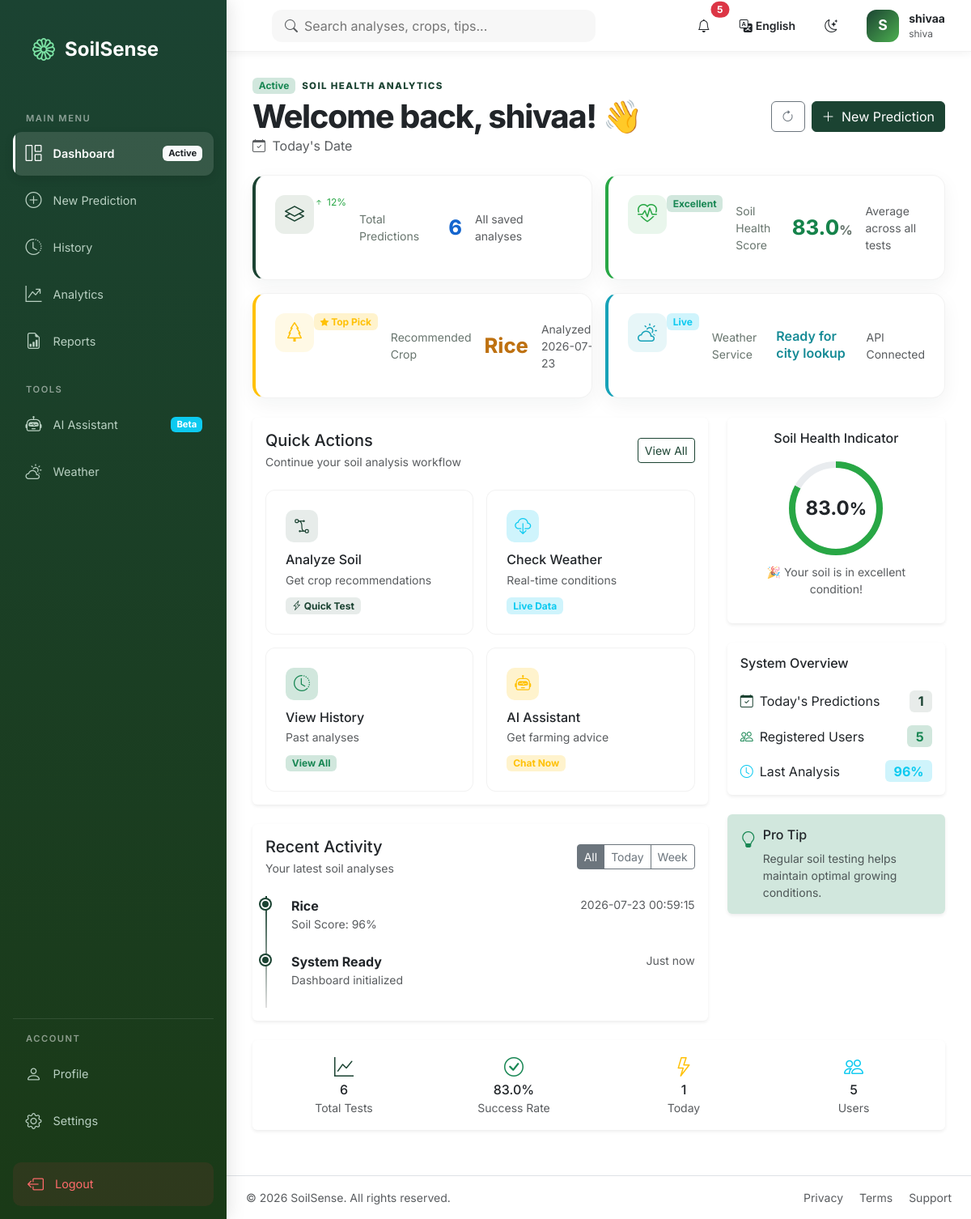
/dashboard (signed in), run on the app's committed database.
### tables this page shows
CREATE TABLE history(
            id INTEGER PRIMARY KEY AUTOINCREMENT,
            crop TEXT,
            soil_score INTEGER,
            fertilizer TEXT
        , created_at TEXT, user_id INTEGER REFERENCES users(id), N REAL, P REAL, K REAL, ph REAL, temperature REAL, humidity REAL, rainfall REAL);

### app.py (the view)
@app.route("/dashboard")
@login_required
def dashboard() -> str:
    try:
        user_id = session.get("user_id")
        metrics = get_dashboard_metrics(user_id)
        return render_template("dashboard.html", metrics=metrics)
    except sqlite3.Error:
        app.logger.exception("Dashboard metrics could not be loaded")
        flash("Dashboard data is temporarily unavailable.", "warning")
        return render_template("dashboard.html", metrics={
            "total_predictions": 0,
            "average_soil_score": 0,
            "today_predictions": 0,
            "recommended_crop": "No data yet",
            "latest_prediction": None,
            "registered_users": 0,
            "weather_status": "Unavailable",
        })

### templates/dashboard.html (shortened to what this page needs)
{% extends "base.html" %}
{% block content %}
<section class="page-heading d-flex flex-column flex-md-row justify-content-between align-items-md-center gap-3 mb-4 animate-in">
  <div>
    <div class="d-flex align-items-center gap-2 mb-1">
      <span class="badge bg-success-subtle text-success">{{ t('active_status') }}</span>
      <p class="eyebrow mb-0">{{ t('soil_health_analytics_eyebrow') }}</p>
    </div>
    <h1>{{ t('welcome_back') }}, {{ session.get('full_name', 'User').split(' ')[0] }}! 👋</h1>
    <p class="text-body-secondary mb-0">
      <i class="bi bi-calendar-check me-1"></i>
      {{ t('todays_date') }}
    </p>
  </div>
  <div class="d-flex gap-2">
    <button class="btn btn-outline-secondary" onclick="window.location.reload()" title="{{ t('refresh_dashboard') }}">
      <i class="bi bi-arrow-clockwise"></i>
    </button>
    <a class="btn btn-primary" href="{{ url_for('home') }}">
      <i class="bi bi-plus-lg me-1"></i> {{ t('new_prediction') }}
    </a>
  </div>
</section>
<section class="row g-3 mb-4">
  <div class="col-sm-6 col-xxl-3 animate-in delay-1">
    <article class="metric-card primary h-100">
      <div class="d-flex justify-content-between align-items-start mb-3">
        <span class="metric-icon primary">
          <i class="bi bi-layers"></i>
        </span>
        <span class="metric-trend up">
          <i class="bi bi-arrow-up-short"></i> 12%
        </span>
      </div>
      <p class="metric-label">{{ t('total_predictions_label') }}</p>
      <h2 class="metric-value">{{ metrics.total_predictions }}</h2>
      <small class="text-muted">{{ t('all_saved_analyses') }}</small>
    </article>
  </div>
  <div class="col-sm-6 col-xxl-3 animate-in delay-2">
    <article class="metric-card success h-100">
      <div class="d-flex justify-content-between align-items-start mb-3">
        <span class="metric-icon success">
          <i class="bi bi-heart-pulse"></i>
        </span>
        <span class="badge bg-success-subtle text-success">
          {% if metrics.average_soil_score >= 80 %}{{ t('excellent') }}
          {% elif metrics.average_soil_score >= 60 %}{{ t('good') }}
          {% elif metrics.average_soil_score >= 40 %}{{ t('average') }}
          {% else %}{{ t('needs_work') }}{% endif %}
        </span>
      </div>
      <p class="metric-label">{{ t('soil_health_score_label') }}</p>
      <h2 class="metric-value">{{ metrics.average_soil_score }}<small class="fs-6">%</small></h2>
      <small class="text-muted">{{ t('average_across_tests') }}</small>
    </article>
  </div>
  <div class="col-sm-6 col-xxl-3 animate-in delay-3">
    <article class="metric-card warning h-100">
      <div class="d-flex justify-content-between align-items-start mb-3">
        <span class="metric-icon warning">
          <i class="bi bi-tree"></i>
        </span>
        <span class="badge bg-warning-subtle text-warning">
          <i class="bi bi-star-fill small"></i> {{ t('top_pick') }}
        </span>
      </div>
      <p class="metric-label">{{ t('recommended_crop_label') }}</p>
      <h2 class="metric-value crop-name">{{ tc(metrics.recommended_crop) if metrics.recommended_crop != 'No data yet' else t('no_data_short') }}</h2>
      <small class="text-muted">
        {% if metrics.latest_prediction %}
          {{ t('analyzed_label') }}: {{ metrics.latest_prediction.created_at[:10] }}
        {% else %}
          {{ t('no_analysis_yet') }}
        {% endif %}
      </small>
    </article>
  </div>
  <div class="col-sm-6 col-xxl-3 animate-in delay-4">
    <article class="metric-card info h-100">
      <div class="d-flex justify-content-between align-items-start mb-3">
        <span class="metric-icon info">
          <i class="bi bi-cloud-sun"></i>
        </span>
        <span class="badge bg-info-subtle text-info">Live</span>
      </div>
      <p class="metric-label">{{ t('weather_service_label') }}</p>
      <h2 class="fs-6 fw-semibold mb-1" style="line-height: 1.3;">
        {% if metrics.weather_status == 'Ready for city lookup' %}{{ t('ready_for_city_lookup') }}
        {% elif metrics.weather_status == 'Manual weather input' %}{{ t('manual_weather_input') }}
        {% else %}{{ t('weather_unavailable') }}{% endif %}
      </h2>
      <small class="text-muted">{{ t('api_connected') }}</small>
    </article>
  </div>
</section>
<section class="row g-4 mb-4">
  <div class="col-lg-8">
    <div class="row g-4">
      <div class="col-12 animate-in delay-1">
        <article class="card border-0 shadow-sm h-100">
          <div class="card-header bg-transparent border-0 pt-3">
            <div class="d-flex justify-content-between align-items-center">
              <div>
                <h2 class="h5 mb-1">{{ t('quick_actions') }}</h2>
                <p class="text-muted small mb-0">{{ t('continue_workflow') }}</p>
              </div>
              <a href="#" class="btn btn-sm btn-outline-primary">{{ t('view_all') }}</a>
            </div>
          </div>
          <div class="card-body">
            <div class="quick-actions-grid">
              <a class="quick-action-card" href="{{ url_for('home') }}">
                <div class="action-icon bg-primary-subtle text-primary">
                  <i class="bi bi-bezier2"></i>
                </div>
                <h3 class="h6 mb-1">{{ t('analyze_soil_title') }}</h3>
                <p class="text-muted small mb-2">{{ t('get_crop_recommendations') }}</p>
                <span class="badge bg-primary-subtle text-primary">
                  <i class="bi bi-lightning-charge"></i> {{ t('quick_test') }}
                </span>
              </a>
              <a class="quick-action-card" href="{{ url_for('weather') }}">
                <div class="action-icon bg-info-subtle text-info">
                  <i class="bi bi-cloud-download"></i>
                </div>
                <h3 class="h6 mb-1">{{ t('check_weather_title') }}</h3>
                <p class="text-muted small mb-2">{{ t('real_time_conditions') }}</p>
                <span class="badge bg-info-subtle text-info">{{ t('live_data') }}</span>
              </a>
              <a class="quick-action-card" href="{{ url_for('history') }}">
                <div class="action-icon bg-success-subtle text-success">
                  <i class="bi bi-clock-history"></i>
                </div>
                <h3 class="h6 mb-1">{{ t('view_history_title') }}</h3>
                <p class="text-muted small mb-2">{{ t('past_analyses') }}</p>
                <span class="badge bg-success-subtle text-success">{{ t('view_all') }}</span>
              </a>
              <a class="quick-action-card" href="{{ url_for('chatbot') }}">
                <div class="action-icon bg-warning-subtle text-warning">
                  <i class="bi bi-robot"></i>
                </div>
                <h3 class="h6 mb-1">{{ t('ai_assistant_title') }}</h3>
                <p class="text-muted small mb-2">{{ t('get_farming_advice') }}</p>
                <span class="badge bg-warning-subtle text-warning">{{ t('chat_now') }}</span>
              </a>
            </div>
          </div>
        </article>
      </div>
      <div class="col-12 animate-in delay-2">
        <article class="card border-0 shadow-sm">
          <div class="card-header bg-transparent border-0 pt-3">
            <div class="d-flex justify-content-between align-items-center">
              <div>
                <h2 class="h5 mb-1">{{ t('recent_activity') }}</h2>
                <p class="text-muted small mb-0">{{ t('latest_soil_analyses') }}</p>
              </div>
              <div class="btn-group btn-group-sm">
                <button class="btn btn-outline-secondary active">{{ t('filter_all') }}</button>
                <button class="btn btn-outline-secondary">{{ t('filter_today') }}</button>
                <button class="btn btn-outline-secondary">{{ t('filter_week') }}</button>
              </div>
            </div>
          </div>
          <div class="card-body">
            <div class="timeline">
              {% if metrics.latest_prediction %}
              <div class="timeline-item">
                <div class="d-flex justify-content-between align-items-start">
                  <div>
                    <strong>{{ tc(metrics.latest_prediction.crop) }}</strong>
                    <p class="text-muted small mb-0">{{ t('soil_score_colon') }}: {{ metrics.latest_prediction.soil_score }}%</p>
                  </div>
                  <small class="text-muted">{{ metrics.latest_prediction.created_at }}</small>
                </div>
              </div>
              {% endif %}
              <div class="timeline-item">
                <div class="d-flex justify-content-between align-items-start">
                  <div>
                    <strong>{{ t('system_ready') }}</strong>
                    <p class="text-muted small mb-0">{{ t('dashboard_initialized') }}</p>
                  </div>
                  <small class="text-muted">{{ t('just_now') }}</small>
                </div>
              </div>
            </div>
          </div>
        </article>
      </div>
    </div>
  </div>
  <div class="col-lg-4">
    <div class="row g-4">
      <div class="col-12 animate-in delay-1">
        <article class="card border-0 shadow-sm">
          <div class="card-body text-center">
            <h2 class="h6 mb-3">{{ t('soil_health_indicator') }}</h2>
            <div class="progress-ring" id="soilHealthRing">
              <svg width="120" height="120" viewBox="0 0 120 120">
                <circle cx="60" cy="60" r="54" fill="none" stroke="#e9ecef" stroke-width="8"/>
                <circle cx="60" cy="60" r="54" fill="none"
                        stroke="{% if metrics.average_soil_score >= 80 %}#28a745{% elif metrics.average_soil_score >= 60 %}#ffc107{% else %}#dc3545{% endif %}"
                        stroke-width="8"
                        stroke-dasharray="339.292"
                        stroke-dashoffset="{{ 339.292 * (100 - metrics.average_soil_score) / 100 }}"
                        class="progress-ring-circle"/>
              </svg>
              <div class="progress-ring-value">
                {{ metrics.average_soil_score }}<small>%</small>
              </div>
            </div>
            <p class="text-muted small mt-2">
              {% if metrics.average_soil_score >= 80 %}
                {{ t('soil_msg_excellent') }}
              {% elif metrics.average_soil_score >= 60 %}
                {{ t('soil_msg_good') }}
              {% elif metrics.average_soil_score >= 40 %}
                {{ t('soil_msg_average') }}
              {% else %}
                {{ t('soil_msg_poor') }}
              {% endif %}
            </p>
          </div>
        </article>
      </div>
      <div class="col-12 animate-in delay-2">
        <article class="card border-0 shadow-sm">
          <div class="card-header bg-transparent border-0 pt-3">
            <h2 class="h6 mb-0">{{ t('system_overview') }}</h2>
          </div>
          <div class="card-body">
            <div class="d-flex justify-content-between align-items-center mb-3">
              <span><i class="bi bi-calendar-check text-primary me-2"></i>{{ t('todays_predictions') }}</span>
              <span class="badge bg-primary-subtle text-primary fs-6">{{ metrics.today_predictions }}</span>
            </div>
            <div class="d-flex justify-content-between align-items-center mb-3">
              <span><i class="bi bi-people text-success me-2"></i>{{ t('registered_users') }}</span>
              <span class="badge bg-success-subtle text-success fs-6">{{ metrics.registered_users }}</span>
            </div>
            {% if metrics.latest_prediction %}
            <div class="d-flex justify-content-between align-items-center">
              <span><i class="bi bi-clock text-info me-2"></i>{{ t('last_analysis') }}</span>
              <span class="badge bg-info-subtle text-info fs-6">{{ metrics.latest_prediction.soil_score }}%</span>
            </div>
            {% endif %}
          </div>
        </article>
      </div>
      <div class="col-12 animate-in delay-3">
        <article class="card border-0 shadow-sm bg-success-subtle">
          <div class="card-body">
            <div class="d-flex align-items-start gap-2">
              <i class="bi bi-lightbulb text-success fs-5"></i>
              <div>
                <h2 class="h6 mb-2">{{ t('pro_tip') }}</h2>
                <p class="text-muted small mb-0">
                  {% if metrics.average_soil_score < 60 %}
                    {{ t('tip_low_score') }}
                  {% else %}
                    {{ t('tip_good_score') }}
                  {% endif %}
                </p>
              </div>
            </div>
          </div>
        </article>
      </div>
    </div>
  </div>
</section>
<section class="row g-3 mb-4 animate-in delay-4">
  <div class="col-12">
    <div class="card border-0 shadow-sm">
      <div class="card-body">
        <div class="row text-center g-3">
          <div class="col-6 col-md-3">
            <i class="bi bi-graph-up text-primary fs-4 mb-1"></i>
            <h3 class="h6 mb-0">{{ metrics.total_predictions }}</h3>
            <small class="text-muted">{{ t('total_tests') }}</small>
          </div>
          <div class="col-6 col-md-3">
            <i class="bi bi-check-circle text-success fs-4 mb-1"></i>
            <h3 class="h6 mb-0">{{ metrics.average_soil_score }}%</h3>
            <small class="text-muted">{{ t('success_rate') }}</small>
          </div>
          <div class="col-6 col-md-3">
            <i class="bi bi-lightning text-warning fs-4 mb-1"></i>
            <h3 class="h6 mb-0">{{ metrics.today_predictions }}</h3>
            <small class="text-muted">{{ t('today') }}</small>
          </div>
          <div class="col-6 col-md-3">
            <i class="bi bi-people text-info fs-4 mb-1"></i>
            <h3 class="h6 mb-0">{{ metrics.registered_users }}</h3>
            <small class="text-muted">{{ t('users_label') }}</small>
          </div>
        </div>
      </div>
    </div>
  </div>
</section>
{% endblock %}

### data on the page
history: crop "Rice", latest_prediction "2026-07-23", latest_prediction.soil_score "96", latest_prediction.created_at "2026-07-23 00:59:15"

### other printed values
{{ t('main_menu') }} "MAIN MENU"
{{ t('dashboard') }} "Dashboard"
{{ t('new_prediction') }} "New Prediction"
{{ t('history') }} "History"
{{ t('analytics') }} "Analytics"
{{ t('reports') }} "Reports"
{{ t('tools') }} "TOOLS"
{{ t('ai_assistant') }} "AI Assistant"
{{ t('weather') }} "Weather"
{{ t('account') }} "ACCOUNT"
{{ t('profile') }} "Profile"
{{ t('settings') }} "Settings"
{{ t('logout') }} "Logout"
{{ notifications|length }} "5"
{{ supported_languages[current_language] }} "English"
